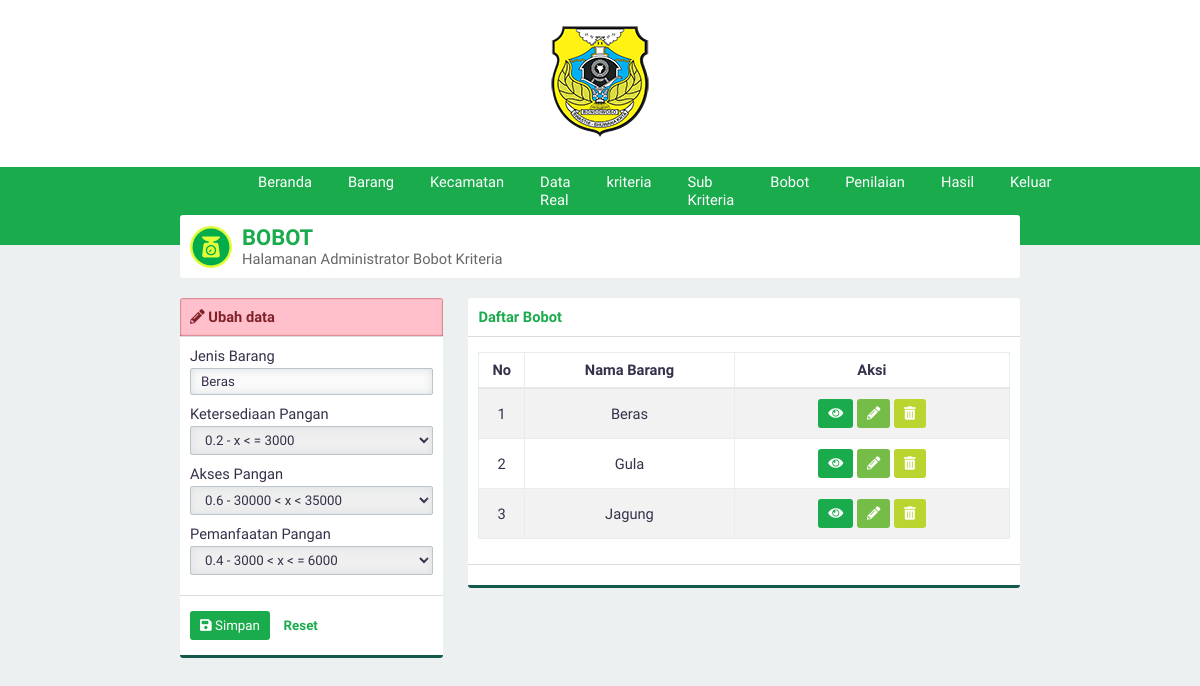
/?page=bobot&aksi=ubah&id=3 (signed in), run on the app's committed database.
### tables this page shows
CREATE TABLE `jenis_barang` (
  `id_jenisbarang` int(3) NOT NULL,
  `namaBarang` varchar(30) NOT NULL,
  `jumlah` varchar(20) NOT NULL
);

CREATE TABLE `bobot_kriteria` (
  `id_bobotkriteria` int(3) NOT NULL,
  `id_jenisbarang` int(3) NOT NULL,
  `id_kriteria` int(3) NOT NULL,
  `bobot` float NOT NULL
);

CREATE TABLE `kriteria` (
  `id_kriteria` int(3) NOT NULL,
  `namaKriteria` varchar(30) NOT NULL,
  `sifat` enum('Benefit','Cost') NOT NULL
);

### page/ubahbobot2.php (the view, shortened to what this page needs)
<?php
$listketersediaan = array(
    array("nama" => "0.2 - x < = 3000", "nilai" => 0.2),
    array("nama" => "0.4 - 3000 < x < = 5000", "nilai" => 0.4),
    array("nama" => "0.6 - 5000 < x < = 10000", "nilai" => 0.6),
    array("nama" => "0.8 - 10000 < x < = 14000", "nilai" => 0.8),
    array("nama" => "1 - x > = 15000", "nilai" => 1),
);
$listakses = array(
    array("nama" => "0.2 - x < = 25000", "nilai" => 0.2),
    array("nama" => "0.4 - 25000 < x < = 35000", "nilai" => 0.4),
    array("nama" => "0.6 - 30000 < x < 35000", "nilai" => 0.6),
    array("nama" => "0.8 - 35000 < x < = 43000", "nilai" => 0.8),
    array("nama" => "1 - x > = 44000", "nilai" => 1),
);
$listpemanfaatan = array(
    array("nama" => "0.2 - x < = 3000", "nilai" => 0.2),
    array("nama" => "0.4 - 3000 < x < = 6000", "nilai" => 0.4),
    array("nama" => "0.6 - 6000 < x < = 15000", "nilai" => 0.6),
    array("nama" => "0.8 - 15000 < x < = 18000", "nilai" => 0.8),
    array("nama" => "1 - x > = 19000", "nilai" => 1),
);
$id = htmlspecialchars(@$_GET['id']);
$querylihat = "SELECT id_jenisbarang,bobot,id_bobotkriteria,kriteria.namaKriteria AS namaKriteria FROM bobot_kriteria INNER JOIN kriteria USING(id_kriteria) WHERE id_jenisbarang='$id'";
?>
<div class="panel-top panel-top-edit">
    <b><i class="fa fa-pencil-alt"></i> Ubah data</b>
</div>
<form id="form" action="./proses/prosesubah.php" method="POST">
    <div class="panel-middle">
        <div class="group-input">
            <div class="group-input">
                <?php
                $query = "SELECT namaBarang FROM jenis_barang WHERE id_jenisbarang='$id'";
                $execute = $konek->query($query);
                $data = $execute->fetch_array(MYSQLI_ASSOC);
                ?>
                <div class="group-input">
                    <label for="jenisbarang">Jenis Barang</label>
                    <input class="form-custom" value="<?php echo $data['namaBarang']; ?>" disabled type="text" autocomplete="off" required name="barang" id="barang">
                </div>
            </div>
        </div>
        <?php
        $execute2 = $konek->query($querylihat);
        while ($data = $execute2->fetch_array(MYSQLI_ASSOC)) {
            echo "<div class=\"group-input\">
                    <label for=\"$data[namaKriteria]\">$data[namaKriteria]</label>
                    <input type='hidden' value=\"$data[id_bobotkriteria]\" name=\"id[]\">
                    <select class=\"form-custom\" required name=\"bobot[]\" id=\"$data[namaKriteria]\">
                    <option selected disabled>--Pilih Bobot $data[namaKriteria]--</option>";
            if ($data['namaKriteria'] == 'Ketersediaan Pangan') {
                foreach ($listketersediaan as $key) {
                    if ($key['nilai'] == $data['bobot']) {
                        $selected = "selected";
                    } else {
                        $selected = null;
                    }
                    echo "<option $selected value=\"$key[nilai]\">$key[nama]</option>";
                }
            } else if ($data['namaKriteria'] == 'Akses Pangan') {
                foreach ($listakses as $key) {
                    if ($key['nilai'] == $data['bobot']) {
                        $selected = "selected";
                    } else {
                        $selected = null;
                    }
                    echo "<option $selected value=\"$key[nilai]\">$key[nama]</option>";
                }
            } else if ($data['namaKriteria'] == 'Pemanfaatan Pangan') {
                foreach ($listpemanfaatan as $key) {
                    if ($key['nilai'] == $data['bobot']) {
                        $selected = "selected";
                    } else {
                        $selected = null;
                    }
                    echo "<option $selected value=\"$key[nilai]\">$key[nama]</option>";
                }
            }
            echo "</select>
            </div>
                ";
        }
        ?>
    </div>
    <div class="panel-bottom">
        <button type="submit" id="buttonsimpan" class="btn btn-green"><i class="fa fa-save"></i> Simpan</button>
        <button type="reset" id="buttonreset" class="btn btn-second">Reset</button>
    </div>
</form>

### asset/css/style.css (style rules this page uses)
* { padding: 0; margin: 0; font-family: 'Work Sans', sans-serif; color: #36304A; font-weight: 500; letter-spacing: normal; }
b, h1, h2, h3, h4, h5 { padding: 0; font-weight: 600 !important; margin: 0.83em 0em; }
input, select { border: none; width: 100%; }
.form-custom { padding: 5px 10px; border: solid 1px #BDC3C7; -webkit-border-radius: 2px; -moz-border-radius: 2px; border-radius: 2px; box-sizing: border-box; box-shadow: inset 0 0 8px #d9dfe3; margin: 3px 0 10px 0; }
.btn { border: none; -webkit-padding: 7px 10px; -o-padding: 7px 10px; -moz-padding: 7px 10px; padding: 7px 10px; border-radius: 3px; margin: 5px 0px; display: inline-block; cursor: pointer; font-size: 10pt !important; }
.btn i { color: white !important; }
.btn-green { background-color: #1aab4c; color: white !important; }
.btn-second { background-color: transparent; color: #1aab4c; font-weight: 600; }
.panel-top-edit { background-color: #ffc0cb; box-shadow: inset 0px 0px 2px #800000; color: #802029; }
.panel-top-edit b, .panel-top-edit i { color: #802029; }
.panel-top { padding: 10px; box-sizing: padding-box; border-bottom: solid 1px #dddddd; }
.panel-middle { padding: 10px; box-sizing: padding-box; }
.panel-bottom { padding: 10px; border-bottom: solid 3px #135a4c; border-top: solid 1px #dddddd; }
body { background-color: #ECF0F1; display: flex; width: 100vw; height: 100vh; align-items: center; flex-direction: column; overflow-x: hidden; font-size: 11pt; }

### data on the page
jenis_barang: barang "Beras"
bobot_kriteria: id_kriteria.namaKriteria "Ketersediaan Pangan", id_kriteria.namaKriteria "0.2 - x < = 3000"
bobot_kriteria: id_kriteria.namaKriteria "Akses Pangan", id_kriteria.namaKriteria "0.6 - 30000 < x < 35000"
bobot_kriteria: id_kriteria.namaKriteria "Pemanfaatan Pangan", id_kriteria.namaKriteria "0.4 - 3000 < x < = 6000"

### other printed values
$data[namaBarang] "Beras"
$data[namaBarang] "Gula"
$data[namaBarang] "Jagung"
